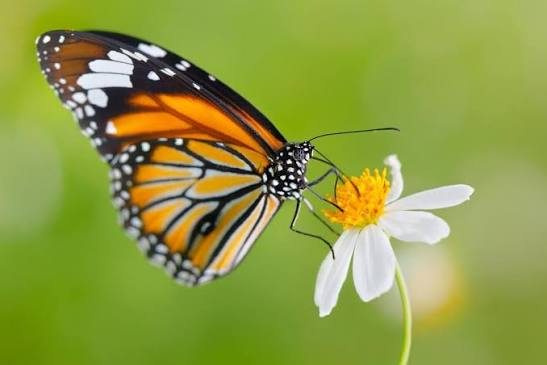
#> input picture sample images/images.jpg, 547 x 365 px, found by its file name
$ python ex24.py
#> lines starting #> are read from the running program, lines starting #| are printed output that depends on the picture
import cv2
import numpy as np

# Read the image
img = cv2.imread(r"D:\Computer vision\sample images\images.jpg")
#> img is the input picture: shape (365, 547, 3); mean B, G, R 68.9, 155.8, 142.6

if img is None:
    print("Error: Image not found!")
else:
    # High-Boost Mask (A = 1)
    kernel = np.array([[0, -1, 0],
                       [-1, 5, -1],
                       [0, -1, 0]])

    # Apply High-Boost filter
    sharpened = cv2.filter2D(img, -1, kernel)
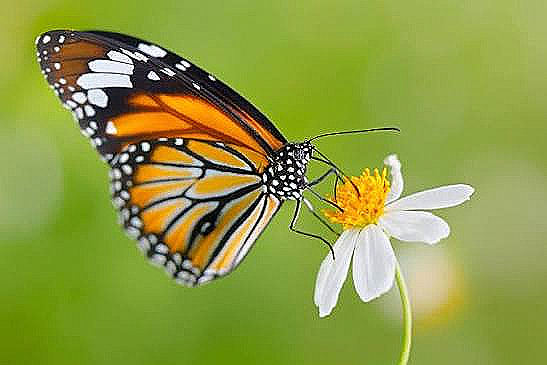
#> sharpened: shape (365, 547, 3); mean B, G, R 69.5, 156, 142.8

    # Display images
    cv2.imshow("Original Image", img)
    cv2.imshow("High-Boost Sharpened Image", sharpened)

    cv2.waitKey(0)
    cv2.destroyAllWindows()
